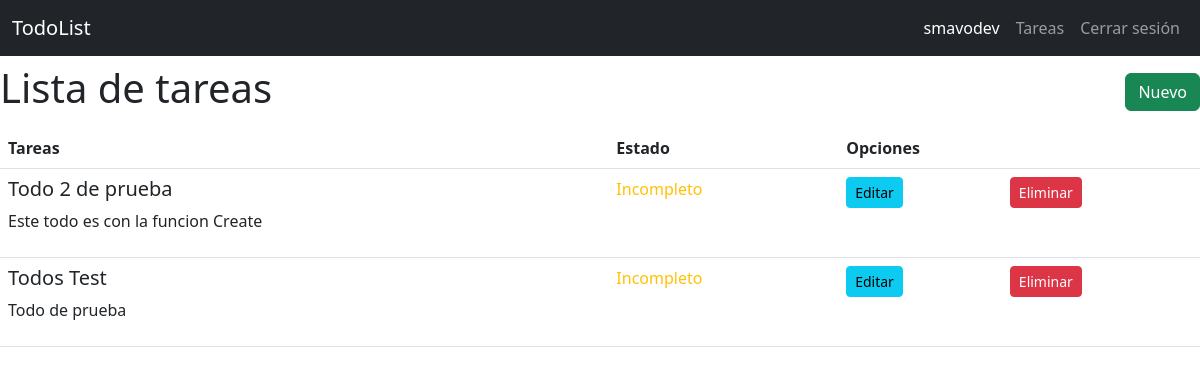
Before: /todo/list (signed in) with the older database file.
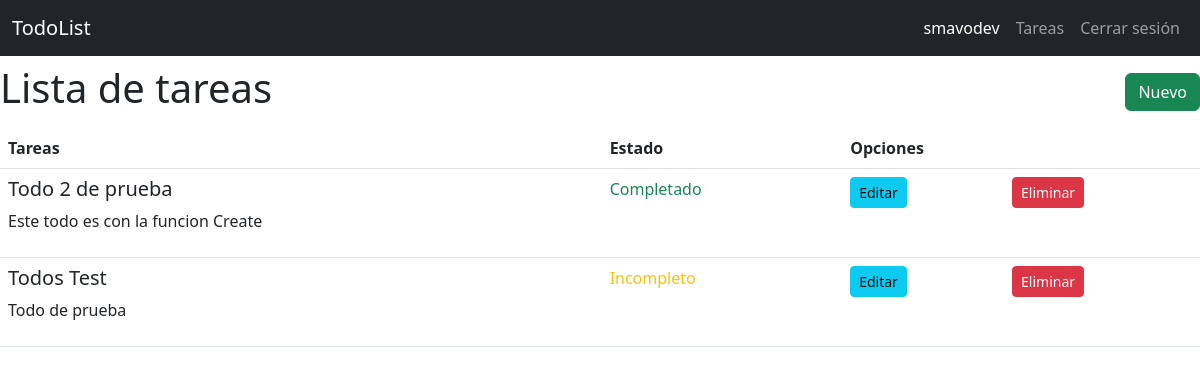
After: the same page with the newer database file.
### todor/models.py (models this page shows, shortened)
class User(db.Model):
    id = db.Column(db.Integer, primary_key=True)
    username = db.Column(db.String(20), unique=True, nullable=False)
    password = db.Column(db.Text, nullable=False)

class Todo(db.Model):
    id = db.Column(db.Integer, primary_key=True)
    created_by = db.Column(db.Integer, db.ForeignKey('user.id'), nullable=False)
    title = db.Column(db.String(100), nullable=False)
    desc = db.Column(db.Text)
    state = db.Column(db.Boolean, default=False)

### todor/todo.py (the view)
@bp.route('/list')
@login_required
def list():
    user_id = session.get('user_id')
    todos = Todo.query.filter_by(created_by=user_id).all()
    return render_template('todo/list.html', todos=todos)

### todor/auth.py (called while the page is built)
@bp.before_app_request
def load_logged_in_user():
    user_id = session.get('user_id')
    if user_id is None:
        g.user = None
    else:
        g.user = User.query.get_or_404(user_id)

def login_required(view):
    @functools.wraps(view)
    def wrapped_view(**kwargs):
        if g.user is None:
            return redirect(url_for('auth.login'))
        return view(**kwargs)
    return wrapped_view

### todor/templates/todo/list.html
{% extends 'base.html'%}
{% block content %}
<section class="container-fuid">
    <nav class="navbar">
        <h1>{% block title %}Lista de tareas{% endblock %}</h1>
        <a href="{{url_for('todo.create')}}" class="btn btn-success">Nuevo</a>
    </nav>
    <table class="table">
        <thead>
            <tr>
                <th class="col">Tareas</th>
                <th class="col">Estado</th>
                <th class="col" colspan="2">Opciones</th>
            </tr>
        </thead>
        <tbody>
            {% for todo in todos | reverse %}
                {% if g.user.id == todo.created_by %}
                <tr>
                    <td>
                        <h5>{{todo.title}}</h5>
                        <p>{{todo.desc}}</p>
                    </td>
                    <td>
                        {% if todo.state == false %}
                        <span class="text-warning">Incompleto</span>
                        {% else %}
                        <span class="text-success">Completado</span>
                        {% endif %}
                    </td>
                    <td>
                        <a href="{{ url_for('todo.update', id = todo.id)}}" class="btn btn-info btn-sm">Editar</a>
                    </td>
                    <td>
                        <a href="" class="btn btn-danger btn-sm">Eliminar</a>
                    </td>
                </tr>
                {% endif%}
            {% endfor %}
        </tbody>
    </table>
</section>
{% endblock %}

### todor/templates/base.html (shortened to what this page needs)
<!DOCTYPE html>
<html lang="en">
<head>
    <link href="https://cdn.jsdelivr.net/npm/bootstrap@5.3.0-alpha1/dist/css/bootstrap.min.css" rel="stylesheet"
>
</head>
<body>
    <nav class="navbar navbar-expand-sm navbar-dark bg-dark" data-bs-theme="dark">
        <div class="container-fluid">
            <a class="navbar-brand" href="{{url_for('index')}}">TodoList</a>
            <div class="collapse navbar-collapse justify-content-end" id="navbarNav">
                <ul class="navbar-nav">
                    {% if g.user %}
                    <li class="nav-item">
                        <span class="nav-link active"> {{ g.user.username }} </span>
                    </li>
                    <li class="nav-item">
                        <a class="nav-link" href="">Tareas</a>
                    </li>
                    <li class="nav-item">
                        <a class="nav-link" href="{{url_for('auth.logout')}}">Cerrar sesión</a>
                    </li>
                    {% endif %}
                </ul>
            </div>
        </div>
    </nav>
    {% block content %}
    {% endblock%}
</body>
</html>

Changed rows visible on the page:
changed Todo "Todo 2 de prueba": state "Incompleto" → "Completado"
